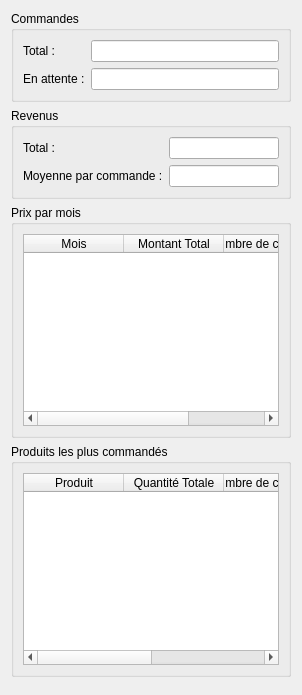
                    <widget class="QWidget" name="tabStatistiques_cmd">
                      <attribute name="title">
                        <string>Statistiques</string>
                      </attribute>
                      <layout class="QVBoxLayout" name="vertical_statistiques_cmd">
                        <item>
                          <widget class="QGroupBox" name="groupCommandes">
                            <property name="title">
                              <string>Commandes</string>
                            </property>
                            <layout class="QGridLayout" name="gridStatCommandes">
                              <item row="0" column="0">
                                <widget class="QLabel" name="labelTotalCmd">
                                  <property name="text">
                                    <string>Total :</string>
                                  </property>
                                </widget>
                              </item>
                              <item row="0" column="1">
                                <widget class="QLineEdit" name="lineTotalCmd">
                                  <property name="readOnly">
                                    <bool>true</bool>
                                  </property>
                                </widget>
                              </item>
                              <item row="1" column="0">
                                <widget class="QLabel" name="labelEnAttenteCmd">
                                  <property name="text">
                                    <string>En attente :</string>
                                  </property>
                                </widget>
                              </item>
                              <item row="1" column="1">
                                <widget class="QLineEdit" name="lineEnAttenteCmd">
                                  <property name="readOnly">
                                    <bool>true</bool>
                                  </property>
                                </widget>
                              </item>
                            </layout>
                          </widget>
                        </item>
                        <item>
                          <widget class="QGroupBox" name="groupRevenue">
                            <property name="title">
                              <string>Revenus</string>
                            </property>
                            <layout class="QGridLayout" name="gridStatRevenue">
                              <item row="0" column="0">
                                <widget class="QLabel" name="labelRevenuTotal">
                                  <property name="text">
                                    <string>Total :</string>
                                  </property>
                                </widget>
                              </item>
                              <item row="0" column="1">
                                <widget class="QLineEdit" name="lineRevenuTotal">
                                  <property name="readOnly">
                                    <bool>true</bool>
                                  </property>
                                </widget>
                              </item>
                              <item row="1" column="0">
                                <widget class="QLabel" name="labelMoyenneCmd">
                                  <property name="text">
                                    <string>Moyenne par commande :</string>
                                  </property>
                                </widget>
                              </item>
                              <item row="1" column="1">
                                <widget class="QLineEdit" name="lineMoyenneCmd">
                                  <property name="readOnly">
                                    <bool>true</bool>
                                  </property>
                                </widget>
                              </item>
                            </layout>
                          </widget>
                        </item>
                        <item>
                          <widget class="QGroupBox" name="groupPrixParMois">
                            <property name="title">
                              <string>Prix par mois</string>
                            </property>
                            <layout class="QVBoxLayout" name="vLayoutPrixMois">
                              <item>
                                <widget class="QTableWidget" name="tablePrixParMois">
                                  <property name="alternatingRowColors">
                                    <bool>true</bool>
                                  </property>
                                  <column>
                                    <property name="text">
                                      <string>Mois</string>
                                    </property>
                                  </column>
                                  <column>
                                    <property name="text">
                                      <string>Montant Total</string>
                                    </property>
                                  </column>
                                  <column>
                                    <property name="text">
                                      <string>Nombre de commandes</string>
                                    </property>
                                  </column>
                                </widget>
                              </item>
                            </layout>
                          </widget>
                        </item>
                        <item>
                          <widget class="QGroupBox" name="groupProduitsMostCommandes">
                            <property name="title">
                              <string>Produits les plus commandés</string>
                            </property>
                            <layout class="QVBoxLayout" name="vLayoutProduitsMost">
                              <item>
                                <widget class="QTableWidget" name="tableProduitsMostCommandes">
                                  <property name="alternatingRowColors">
                                    <bool>true</bool>
                                  </property>
                                  <column>
                                    <property name="text">
                                      <string>Produit</string>
                                    </property>
                                  </column>
                                  <column>
                                    <property name="text">
                                      <string>Quantité Totale</string>
                                    </property>
                                  </column>
                                  <column>
                                    <property name="text">
                                      <string>Nombre de commandes</string>
                                    </property>
                                  </column>
                                  <column>
                                    <property name="text">
                                      <string>Revenue</string>
                                    </property>
                                  </column>
                                </widget>
                              </item>
                            </layout>
                          </widget>
                        </item>
                        <item>
                          <spacer name="verticalSpacer_stats_cmd">
                            <property name="orientation">
                              <enum>Qt::Vertical</enum>
                            </property>
                          </spacer>
                        </item>
                      </layout>
                    </widget>
